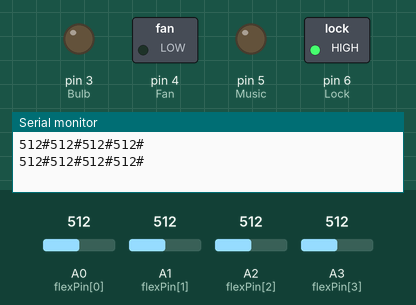
The sketch below on a simulated Arduino Uno, built with avr-gcc and run on an emulated ATmega328P. On the bench: switched loads named in the sketch (green lamp = pin HIGH), output pins drawn as LEDs (lit = HIGH), the last lines printed to the serial monitor. Inputs (shaded band) come from the test bench; at power-on: A1 (flexPin[1]) = 512, A2 (flexPin[2]) = 512, A0 (flexPin[0]) = 512, A3 (flexPin[3]) = 512.

Above: at 1.8 s.
1.9 s: A1 (flexPin[1]) set to 886
3.4 s: A1 (flexPin[1]) set to 917
At 4.5 s:
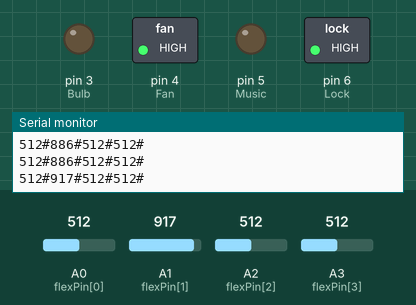
5.5 s: A2 (flexPin[2]) set to 885
7.2 s: A2 (flexPin[2]) set to 908
At 8.9 s:
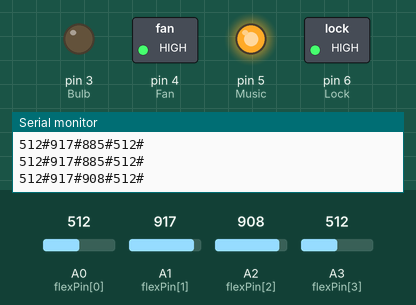
9.5 s: A0 (flexPin[0]) set to 937
11.2 s: A0 (flexPin[0]) set to 966
At 13.3 s:
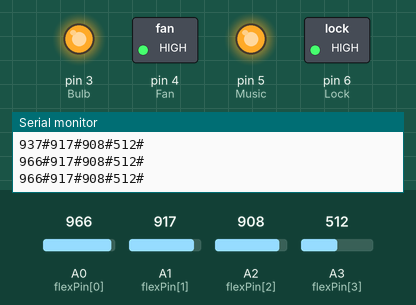
Timing chart, 0 to 14.5 s (numbered marks = the images above; inputs shaded):
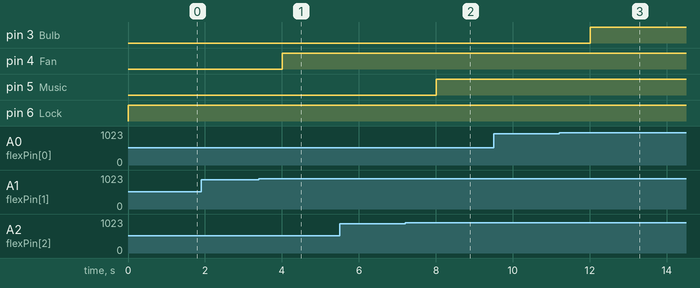

Measured:
- the behaviour switches between 900 and 901 on A1 (flexPin[1]) (found by bisection; images 0 and 1)
- the behaviour switches between 900 and 901 on A2 (flexPin[2]) (found by bisection; images 1 and 2)
- the behaviour switches between 950 and 951 on A0 (flexPin[0]) (found by bisection; images 2 and 3)
- after the input at 3.4 s, pin 4 (Fan): LOW → HIGH after 0.61 s
- after the input at 7.2 s, pin 5 (Music): LOW → HIGH after 0.81 s
- after the input at 11.2 s, pin 3 (Bulb): LOW → HIGH after 0.82 s

The sketch:

Flex.ino
```cpp
#define Bulb  3
#define Fan   4
#define Music 5
#define Lock  6

//Constants:
const int flexPin[4] = {A0,A1,A2,A3}; //pin A0 to read analog input

//Variables:
int value; //save analog value
int check;
int Blue;

void setup()
{
  pinMode(Bulb, OUTPUT);
  pinMode(Fan, OUTPUT);
  pinMode(Music, OUTPUT);
  pinMode(Lock, OUTPUT);
  digitalWrite(Bulb, LOW);
  digitalWrite(Fan, LOW);
  digitalWrite(Music, LOW);
  digitalWrite(Lock, LOW);
  Serial.begin(9600);       //Begin serial communication

}


void loop(){
  int value[4];
  int Values[4];
  for(int i=0; i<4; i++)
    Values[i]=0;
  for(int i=0;i<4;i++)
  {
    value[i] = analogRead(flexPin[i]);//Read and save analog value from potentiometer
  }
  if(value[0]>950)
    Values[0]=1;
  if(value[1]>900)
    Values[1]=1;
  if(value[2]>900)
    Values[2]=1;
  if(value[3]<1022)
    Values[3]=1;
  for(int i=0;i<4;i++)
  {
    Serial.print(value[i]);
    Serial.print("#");
  }//Print value
  Serial.println("");
  digitalWrite(Bulb, Values[0]);
  digitalWrite(Fan, Values[1]);
  digitalWrite(Music, Values[2]);
  digitalWrite(Lock, Values[3]);

  delay(1000);                          //Small delay

}
```
